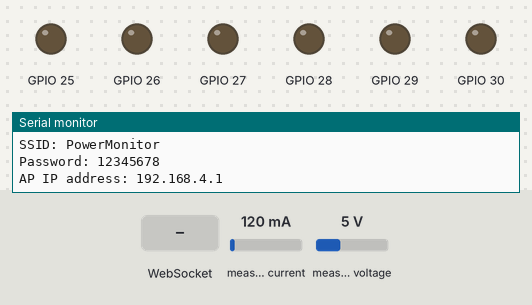
Bench run of a sketch on a simulated ESP32. On the bench: output pins drawn as LEDs (lit = HIGH), the last lines printed to the serial monitor. The inputs (shaded band) are chosen by the test bench; at power-on: measured current 120 mA, measured voltage 5 V. Random numbers use the default seed unless the sketch sets one.

Above: at 1.2 s.
1.3 s: WebSocket text "add" received
At 3.16 s:
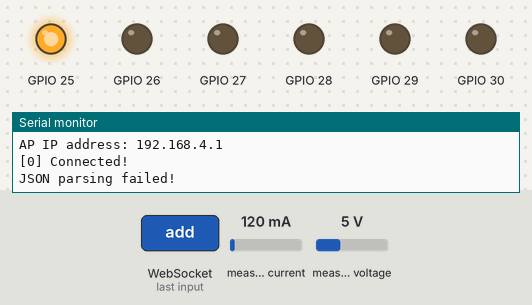
At 6.48 s:
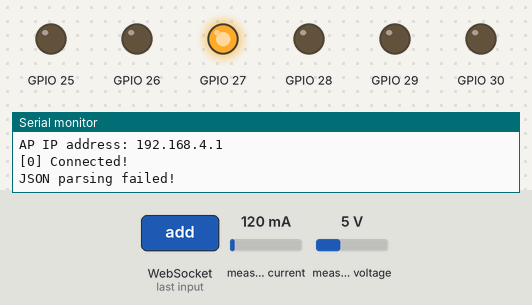
Timing chart, 0 to 16.6 s (numbered marks = the images above; inputs shaded):
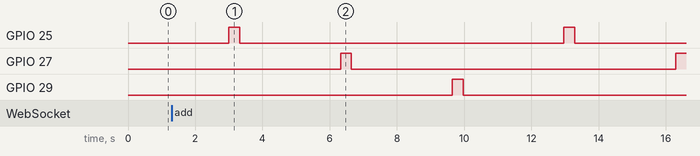

The sketch:

power_monitor.ino
```cpp
#include <WiFi.h>
#include <WebSocketsServer.h>  // Use WebSocketsServer instead of WebSocketsClient
#include <ArduinoJson.h>
#include <PZEM004Tv30.h>
#include <vector>

// WiFi credentials for AP mode (ESP32 as WiFi source)
const char* ap_ssid = "PowerMonitor";
const char* ap_password = "12345678";

// WebSocket configuration
const int wsPort = 8765;  // WebSocket server port

WebSocketsServer webSocket = WebSocketsServer(wsPort);  // Initialize WebSocket server
PZEM004Tv30 pzem(Serial2, 16, 17);  // RX, TX pins for PZEM-004T

class EnergyRoom {
private:
    String id;
    uint8_t measSSRPin;      // Pin for PZEM reading relay
    uint8_t cutoffRelayPin;  // Pin for power cutoff relay
    float currentPower = -1;
    float lastValidPower = 0;
    unsigned long lastValidRead = 0;
    bool faultFlag = false;

public:
    String name;
    float threshold;
    bool isActive;

    EnergyRoom(String id, String name, uint8_t measPin, uint8_t cutoffPin, float threshold = 2500.0)
        : id(id), name(name), measSSRPin(measPin), cutoffRelayPin(cutoffPin),
          threshold(threshold), isActive(true) {

        pinMode(measSSRPin, OUTPUT);
        pinMode(cutoffRelayPin, OUTPUT);
        digitalWrite(measSSRPin, LOW);
        digitalWrite(cutoffRelayPin, LOW);  // Initially allow power flow
    }

    String getId() const { return id; }
    uint8_t getMeasPin() const { return measSSRPin; }
    uint8_t getCutoffPin() const { return cutoffRelayPin; }

    void measure() {
        digitalWrite(measSSRPin, HIGH);  // Enable PZEM reading for this room
        delay(300);  // Wait for relay and reading to stabilize
        float newPower = pzem.power();
        digitalWrite(measSSRPin, LOW);   // Disable PZEM reading

        if(!isnan(newPower)) {
            currentPower = newPower;
            lastValidPower = newPower;
            lastValidRead = millis();

            // Check if power exceeds threshold
            if(currentPower > threshold) {
                digitalWrite(cutoffRelayPin, HIGH);  // Cut off power
            }
        }

        // Check for potential bypass
        faultFlag = (digitalRead(cutoffRelayPin) == HIGH) && (lastValidPower > 10.0);
    }

    float getCurrentPower() const { return currentPower; }
    float getLastValidPower() const { return lastValidPower; }

    void updateThreshold(float newThreshold) {
        threshold = constrain(newThreshold, 100.0, 10000.0);
    }

    void resetPower() {
        digitalWrite(cutoffRelayPin, LOW);  // Restore power
        faultFlag = false;
    }

    float getDisplayPower() const {
        return (currentPower >= 0) ? currentPower : lastValidPower;
    }

    bool hasFault() const { return faultFlag; }
    bool isPowerCutoff() const { return digitalRead(cutoffRelayPin) == HIGH; }
    unsigned long getLastUpdate() const { return lastValidRead; }

    JsonObject toJson(JsonDocument& doc) {
        JsonObject obj = doc.createNestedObject();
        obj["id"] = id;
        obj["name"] = name;
        obj["display_power"] = getDisplayPower();
        obj["current_power"] = getCurrentPower();
        obj["threshold"] = threshold;
        obj["isCutoff"] = isPowerCutoff();
        obj["bypassDetected"] = hasFault();
        obj["lastActiveTime"] = getLastUpdate();
        obj["measPin"] = measSSRPin;
        obj["cutoffPin"] = cutoffRelayPin;
        return obj;
    }
};

std::vector<EnergyRoom> rooms;
unsigned long lastMeasure = 0;

void webSocketEvent(uint8_t num, WStype_t type, uint8_t * payload, size_t length) {
    switch(type) {
        case WStype_DISCONNECTED:
            Serial.printf("[%u] Disconnected!\n", num);
            break;
        case WStype_CONNECTED:
            Serial.printf("[%u] Connected!\n", num);
            break;
        case WStype_TEXT:
            handleWebSocketMessage(payload, length);
            break;
        case WStype_ERROR:
            Serial.printf("WebSocket Error: %s\n", payload);
            break;
    }
}

void handleWebSocketMessage(uint8_t * payload, size_t length) {
    DynamicJsonDocument doc(512);
    DeserializationError error = deserializeJson(doc, payload, length);

    if (error) {
        Serial.println("JSON parsing failed!");
        return;
    }

    const char* action = doc["action"];
    const char* name = doc["name"];

    if (strcmp(action, "add") == 0 && rooms.size() < 8) {
        String id = String(random(100000, 999999));
        uint8_t measPin = doc["measPin"] | 25;
        uint8_t cutoffPin = doc["cutoffPin"] | 26;
        float threshold = doc["threshold"] | 2500.0;

        rooms.emplace_back(id, name, measPin, cutoffPin, threshold);
        sendResponse("Room added successfully");
    } else if (strcmp(action, "remove") == 0) {
        auto it = std::remove_if(rooms.begin(), rooms.end(),
            [name](const EnergyRoom& r){ return r.name == name; });

        if (it != rooms.end()) {
            digitalWrite(it->getCutoffPin(), LOW);
            rooms.erase(it, rooms.end());
            sendResponse("Room removed successfully");
        } else {
            sendResponse("Room not found");
        }
    } else if (strcmp(action, "update") == 0) {
        for (auto& room : rooms) {
            if (room.name == name) {
                room.updateThreshold(doc["threshold"]);
                sendResponse("Threshold updated successfully");
                return;
            }
        }
        sendResponse("Room not found");
    } else if (strcmp(action, "reconnect") == 0) {
        for (auto& room : rooms) {
            if (room.name == name) {
                room.resetPower();
                sendResponse("Power restored successfully");
                return;
            }
        }
        sendResponse("Room not found");
    }
}

void sendResponse(const char* message) {
    DynamicJsonDocument doc(128);
    doc["message"] = message;
    String response;
    serializeJson(doc, response);
    webSocket.broadcastTXT(response);
}

void sendRoomData() {
    DynamicJsonDocument doc(1024);
    JsonArray array = doc.to<JsonArray>();

    for(auto& room : rooms) {
        room.toJson(doc);
    }

    String response;
    serializeJson(doc, response);
    webSocket.broadcastTXT(response);
}

void setupWiFi() {
    WiFi.mode(WIFI_AP);
    WiFi.softAP(ap_ssid, ap_password);

    Serial.println("\nAP Mode Configuration:");
    Serial.print("SSID: ");
    Serial.println(ap_ssid);
    Serial.print("Password: ");
    Serial.println(ap_password);
    Serial.print("AP IP address: ");
    Serial.println(WiFi.softAPIP());
}

void setup() {
    Serial.begin(115200);
    setupWiFi();

    // Initialize WebSocket server
    webSocket.begin();
    webSocket.onEvent(webSocketEvent);

    // Initialize default rooms
    if(rooms.empty()) {
        rooms.emplace_back("1", "Living Room", 25, 26, 2500.0);
        rooms.emplace_back("2", "Bedroom", 27, 28, 2000.0);
        rooms.emplace_back("3", "Kitchen", 29, 30, 3000.0);
    }
}

void loop() {
    webSocket.loop();

    // Measure power for each room in rotation
    if(millis() - lastMeasure > 3000 && !rooms.empty()) {
        static size_t currentRoom = 0;
        rooms[currentRoom].measure();
        currentRoom = (currentRoom + 1) % rooms.size();
        lastMeasure = millis();

        // Send updated data
        sendRoomData();
    }
}
```

Measured:
- by itself, GPIO 25: alternates HIGH for 0.32 s and LOW for 9.6 s
